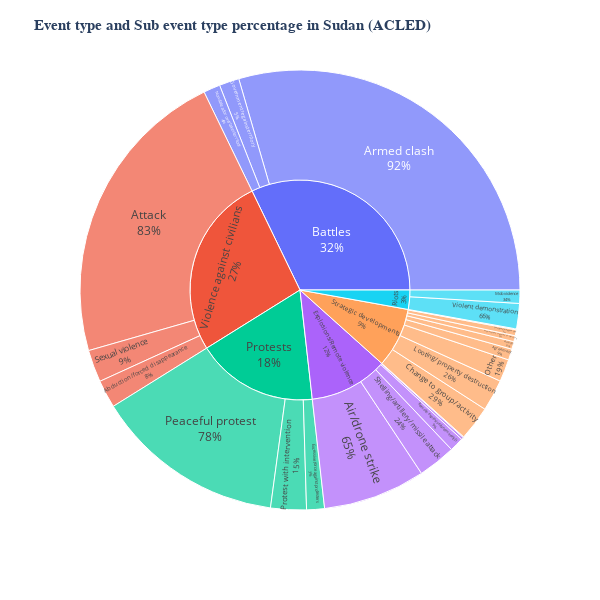

The notebook cell saved with this chart:
### Markdown cell above
_The pie_chart shows the propportions of violent in Sudan by event percentage._

_Battles constitute the largest proportion of violence followed by violence againts civilians_

### Code cell
# Group by event_type and sub_event_type and count the occurrences
sub_event = df.groupby(["event_type", "sub_event_type"])["event_date"].agg({'count'}).reset_index()

# Create a sunburst chart using Plotly
fig = px.sunburst(sub_event, 
                  path=['event_type', 'sub_event_type'], 
                  values='count',
                  width=600, # Width of map
                  height=600)

fig.update_traces(textinfo="label+percent parent")
fig.layout.update(title="<b> Event type and Sub event type percentage in Sudan (ACLED)<b>",
                  titlefont={'color':None, 'size': 15, 'family': 'San-Serif'})

fig.show()

### Figure 1 — Plotly figure (JSON) as saved in the notebook; plotly's stock layout.template omitted (floating-point values rounded to 4 significant figures)
{"data": [{"branchvalues": "total", "domain": {"x": [0, 1], "y": [0, 1]}, "hovertemplate": "labels=%{label}<br>count=%{value}<br>parent=%{parent}<br>id=%{id}<extra></extra>", "ids": ["Violence against civilians/Abduction/forced disappearance", "Strategic developments/Agreement", "Explosions/Remote violence/Air/drone strike", "Battles/Armed clash", "Strategic developments/Arrests", "Violence against civilians/Attack", "Strategic developments/Change to group/activity", "Explosions/Remote violence/Chemical weapon", "Strategic developments/Disrupted weapons use", "Protests/Excessive force against protesters", "Battles/Government regains territory", "Explosions/Remote violence/Grenade", "Strategic developments/Headquarters or base established", "Strategic developments/Looting/property destruction", "Riots/Mob violence", "Battles/Non-state actor overtakes territory", "Strategic developments/Non-violent transfer of territory", "Strategic developments/Other", "Protests/Peaceful protest", "Protests/Protest with intervention", "Explosions/Remote violence/Remote explosive/landmine/IED", "Violence against civilians/Sexual violence", "Explosions/Remote violence/Shelling/artillery/missile attack", "Riots/Violent demonstration", "Battles", "Explosions/Remote violence", "Protests", "Riots", "Strategic developments", "Violence against civilians"], "labels": ["Abduction/forced disappearance", "Agreement", "Air/drone strike", "Armed clash", "Arrests", "Attack", "Change to group/activity", "Chemical weapon", "Disrupted weapons use", "Excessive force against protesters", "Government regains territory", "Grenade", "Headquarters or base established", "Looting/property destruction", "Mob violence", "Non-state actor overtakes territory", "Non-violent transfer of territory", "Other", "Peaceful protest", "Protest with intervention", "Remote explosive/landmine/IED", "Sexual violence", "Shelling/artillery/missile attack", "Violent demonstration", "Battles", "Explosions/Remote violence", "Protests", "Riots", "Strategic developments", "Violence against civilians"], "name": "", "parents": ["Violence against civilians", "Strategic developments", "Explosions/Remote violence", "Battles", "Strategic developments", "Violence against civilians", "Strategic developments", "Explosions/Remote violence", "Strategic developments", "Protests", "Battles", "Explosions/Remote violence", "Strategic developments", "Strategic developments", "Riots", "Battles", "Strategic developments", "Strategic developments", "Protests", "Protests", "Explosions/Remote violence", "Violence against civilians", "Explosions/Remote violence", "Riots", "", "", "", "", "", ""], "textinfo": "label+percent parent", "type": "sunburst", "values": [720, 284, 2639, 10339, 198, 7804, 886, 20, 152, 459, 513, 60, 23, 812, 342, 430, 153, 578, 4903, 920, 365, 831, 974, 652, 11282, 4058, 6282, 994, 3086, 9355]}], "layout": {"height": 600, "legend": {"tracegroupgap": 0}, "margin": {"t": 60}, "title": {"font": {"family": "San-Serif", "size": 15}, "text": "<b> Event type and Sub event type percentage in Sudan (ACLED)<b>"}, "width": 600}}
